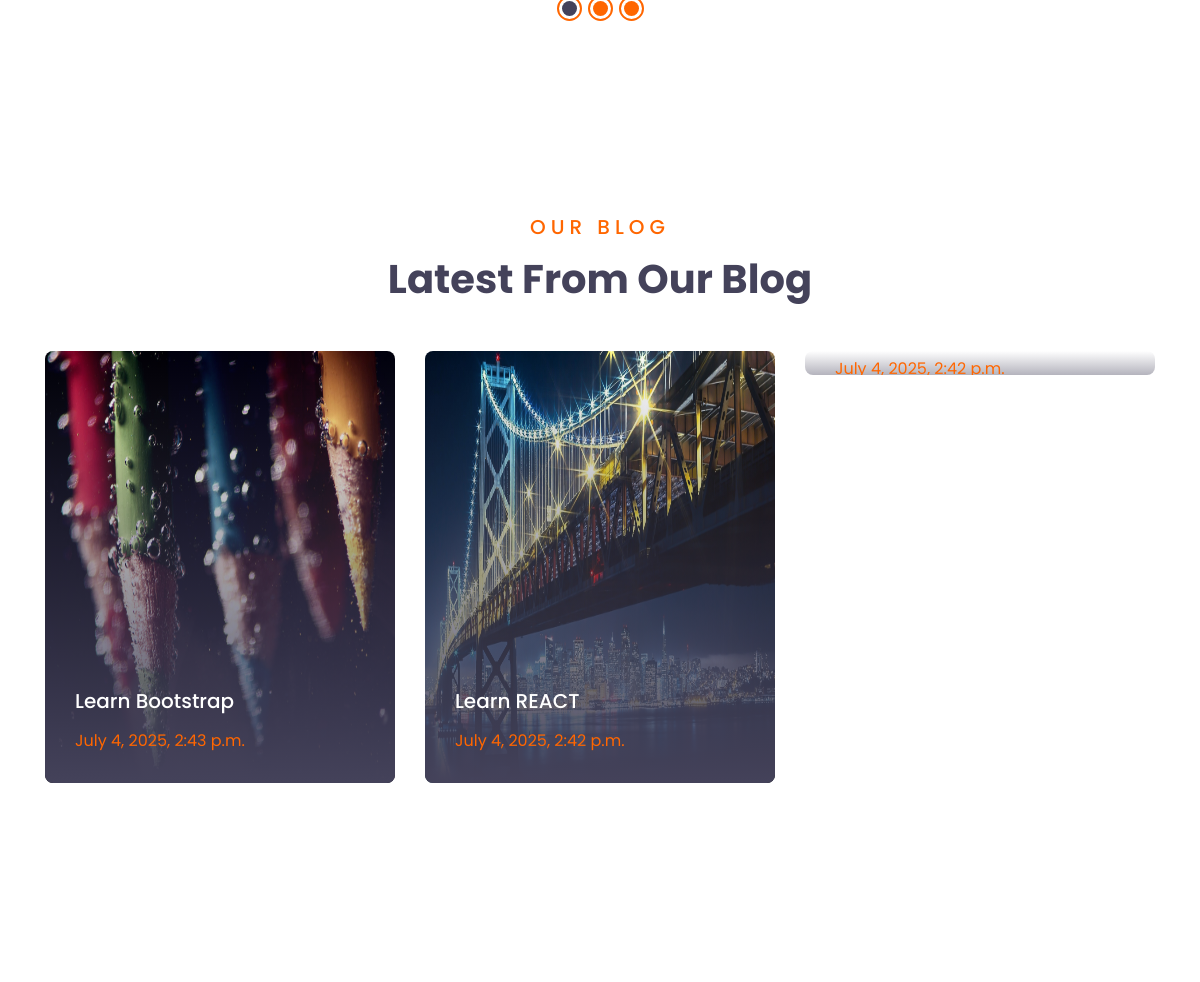
The page /core/ (middle part) on the database as committed earlier.
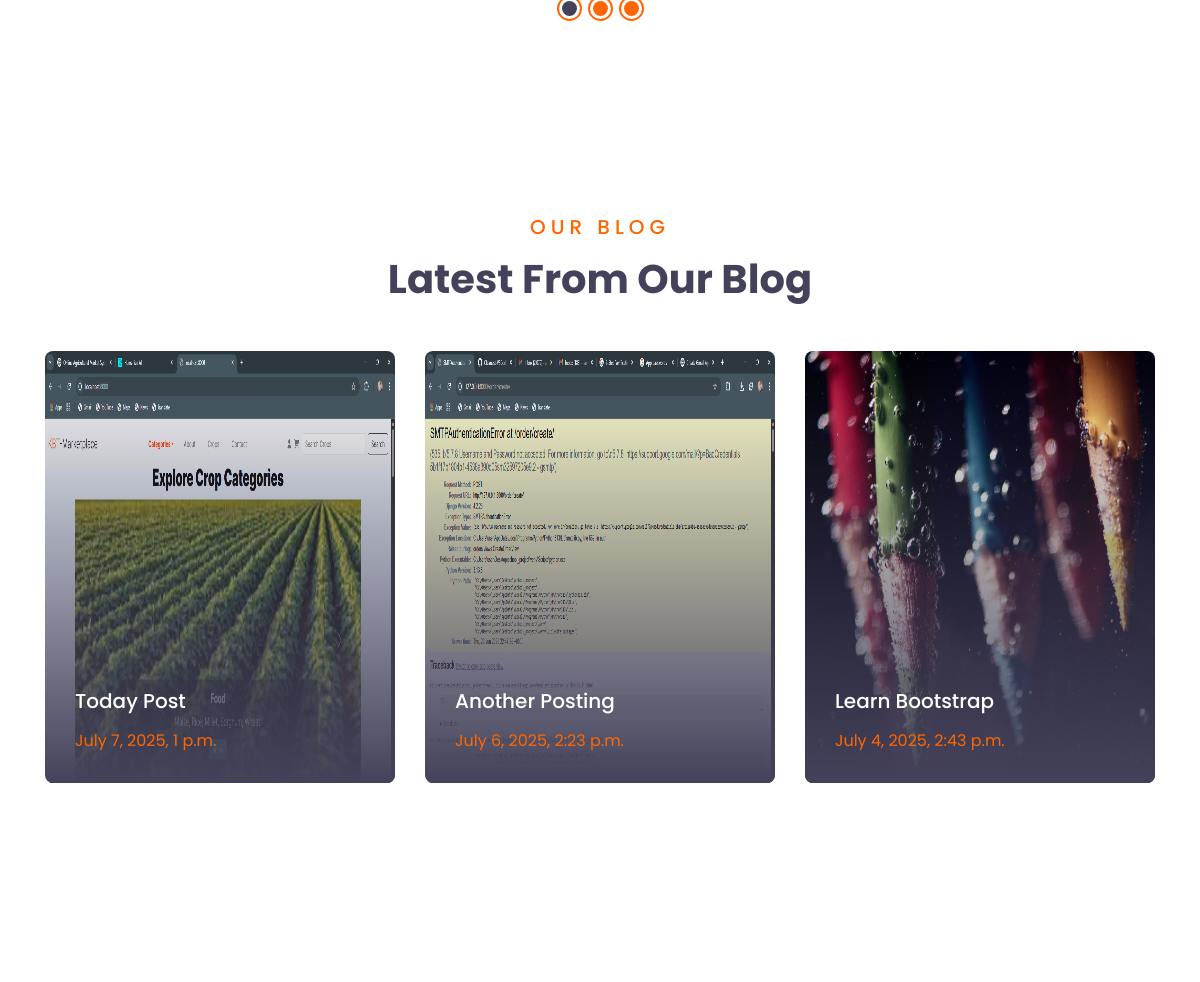
The same page on the database as committed later.
### blog/models.py (models this page shows, shortened)
class Post(models.Model):
    STATUS_CHOICES = {
        ('draft', 'DRAFT'),
        ('published', 'PUBLISHED'),
    }
    author = models.ForeignKey(CustomUser, on_delete=models.CASCADE, related_name='blog_post')
    category = models.ForeignKey(Category, on_delete=models.CASCADE, related_name='category_post')
    title = models.CharField(max_length=250)
    slug = models.SlugField(max_length=250, unique_for_date='publish')
    cover_img = models.ImageField(upload_to='img/post_cover', blank=True, null=False, default='img/blog-1.jpg')
    body = models.TextField()
    publish = models.DateTimeField(default=timezone.now)
    created = models.DateTimeField(auto_now_add=True)
    updated = models.DateTimeField(auto_now=True)
    status = models.CharField(max_length=10, choices=STATUS_CHOICES, default='published')
    objects = models.Manager()
    published = PublishedManager()
    class Meta:
        ordering = ('-publish',)
    def get_absolute_url(self):
        return reverse("blog:post_detail", args=[self.publish.year, self.publish.month, self.publish.day, self.slug])

### core/views.py (the view)
# urls.py: path('', IndexView, name='index'),
def IndexView(request):
    posts = Post.published.all()[:3]
    context = {
        'post' : posts,
    }
    return render(request,'core/index.html', context)

### blog/models.py (called while the page is built)
    def get_queryset(self):
        return super(PublishedManager, self).get_queryset()\
            .filter(status='published')

### core/templates/core/index.html (shortened to what this page needs)
{% extends 'base.html' %}
{% load static %}
{% block content %}
    <div class="container-fluid py-5">
        <div class="container py-5">
            <div class="row justify-content-center">
                <div class="col-lg-8">
                    <div class="owl-carousel testimonial-carousel">
                    </div>
                </div>
            </div>
        </div>
    </div>
    <div class="container-fluid py-5">
        <div class="container pt-5 pb-3">
            <div class="text-center mb-5">
                <h5 class="text-primary text-uppercase mb-3" style="letter-spacing: 5px;">Our Blog</h5>
                <h1>Latest From Our Blog</h1>
            </div>
            <div class="row pb-3">
                {% for post in post %}
                <div class="col-lg-4 mb-4">
                    <div class="blog-item position-relative overflow-hidden rounded mb-2">
                        <img class="img-fluid" src="{{ post.cover_img.url }}" style="height: 27em;"" alt="">
                        <a class="blog-overlay text-decoration-none" href="{{ post.get_absolute_url }}">
                            <h5 class="text-white mb-3">{{post.title}}</h5>
                            <p class="text-primary m-0">{{post.created}}</p>
                        </a>
                    </div>
                </div>
                {% endfor %}
            </div>
        </div>
    </div>
{% endblock content %}

Rows that differ between the two databases and show on the page:
no longer on this page (row unchanged): Post: cover_img (picture), title "Learn REACT", created "July 4, 2025, 2:42 p.m."
no longer on this page (row unchanged): Post: created "July 4, 2025, 2:42 p.m."
added Post: cover_img (picture), title "Today Post", created "July 7, 2025, 1 p.m."
added Post: cover_img (picture), title "Another Posting", created "July 6, 2025, 2:23 p.m."
